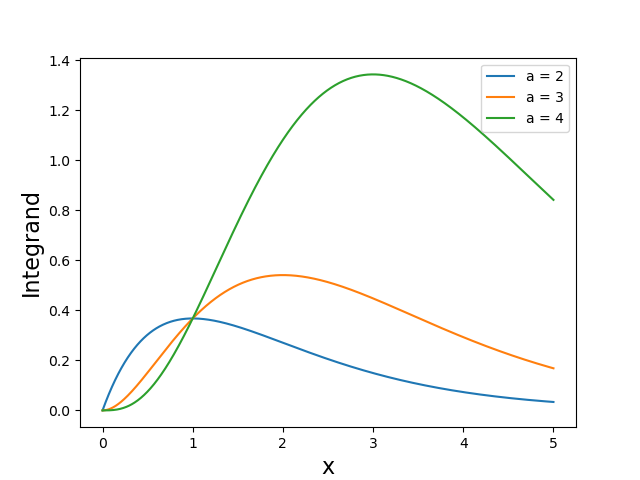

Python code for this plot:
# Importing necessary libraries
import numpy as np
import matplotlib.pyplot as plt
from scipy import integrate
import scipy as sc

# Function to compute integrand
def integrand(x,a):

    return x**(a-1)*np.exp(-x)

# PLotting integrand for different values of a
x = np.linspace(0,5,1000)
a = [2, 3, 4]

for i in range(len(a)):

    plt.plot(x, integrand(x,a[i]))
    plt.legend(['a = 2', 'a = 3', 'a = 4'])
    plt.xlabel('x', fontsize=16)
    plt.ylabel('Integrand', fontsize=16)
    plt.savefig('Problem_1.png')

# Defining transform for x
def transform(x,a):

    return (a-1)*x/(1-x)

# Function for altered gamma function
def integrand_altered(x,a):

    return np.exp((a-1)*np.log(x)-x)

# Function to compute gamma function using Gaussian quadrature
def gamma(a):

    gam = lambda x: integrand_altered(transform(x,a), a)*(a-1)/((1-x)**2)
    (s, none) = integrate.fixed_quad(gam, 0, 1, n=100)

    return s

print('For a=3/2 the gamma function is', gamma(3/2))
print('For a=3 the gamma function is', gamma(3))
print('For a=6 the gamma function is', gamma(6))
print('For a=10 the gamma function is', gamma(10))